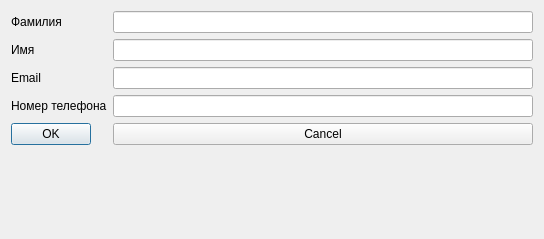
<?xml version="1.0" encoding="UTF-8"?>
<ui version="4.0">
 <class>Dialogs</class>
 <widget class="QDialog" name="Dialogs">
  <property name="geometry">
   <rect>
    <x>0</x>
    <y>0</y>
    <width>544</width>
    <height>239</height>
   </rect>
  </property>
  <property name="windowTitle">
   <string>Dialog</string>
  </property>
  <layout class="QFormLayout" name="formLayout">
   <item row="0" column="0">
    <widget class="QLabel" name="label">
     <property name="text">
      <string>Фамилия</string>
     </property>
    </widget>
   </item>
   <item row="0" column="1">
    <widget class="QLineEdit" name="FIO"/>
   </item>
   <item row="1" column="0">
    <widget class="QLabel" name="label_2">
     <property name="text">
      <string>Имя</string>
     </property>
    </widget>
   </item>
   <item row="1" column="1">
    <widget class="QLineEdit" name="IMA"/>
   </item>
   <item row="2" column="0">
    <widget class="QLabel" name="label_3">
     <property name="text">
      <string>Email</string>
     </property>
    </widget>
   </item>
   <item row="2" column="1">
    <widget class="QLineEdit" name="EMAIL"/>
   </item>
   <item row="3" column="0">
    <widget class="QLabel" name="label_4">
     <property name="text">
      <string>Номер телефона</string>
     </property>
    </widget>
   </item>
   <item row="3" column="1">
    <widget class="QLineEdit" name="Phone"/>
   </item>
   <item row="4" column="0">
    <widget class="QPushButton" name="ok">
     <property name="text">
      <string>OK</string>
     </property>
    </widget>
   </item>
   <item row="4" column="1">
    <widget class="QPushButton" name="pushButton">
     <property name="text">
      <string>Cancel</string>
     </property>
    </widget>
   </item>
  </layout>
 </widget>
 <resources/>
 <connections>
  <connection>
   <sender>pushButton</sender>
   <signal>clicked()</signal>
   <receiver>Dialogs</receiver>
   <slot>reject()</slot>
   <hints>
    <hint type="sourcelabel">
     <x>324</x>
     <y>147</y>
    </hint>
    <hint type="destinationlabel">
     <x>271</x>
     <y>119</y>
    </hint>
   </hints>
  </connection>
  <connection>
   <sender>ok</sender>
   <signal>clicked()</signal>
   <receiver>Dialogs</receiver>
   <slot>accept()</slot>
   <hints>
    <hint type="sourcelabel">
     <x>50</x>
     <y>147</y>
    </hint>
    <hint type="destinationlabel">
     <x>271</x>
     <y>119</y>
    </hint>
   </hints>
  </connection>
 </connections>
</ui>
